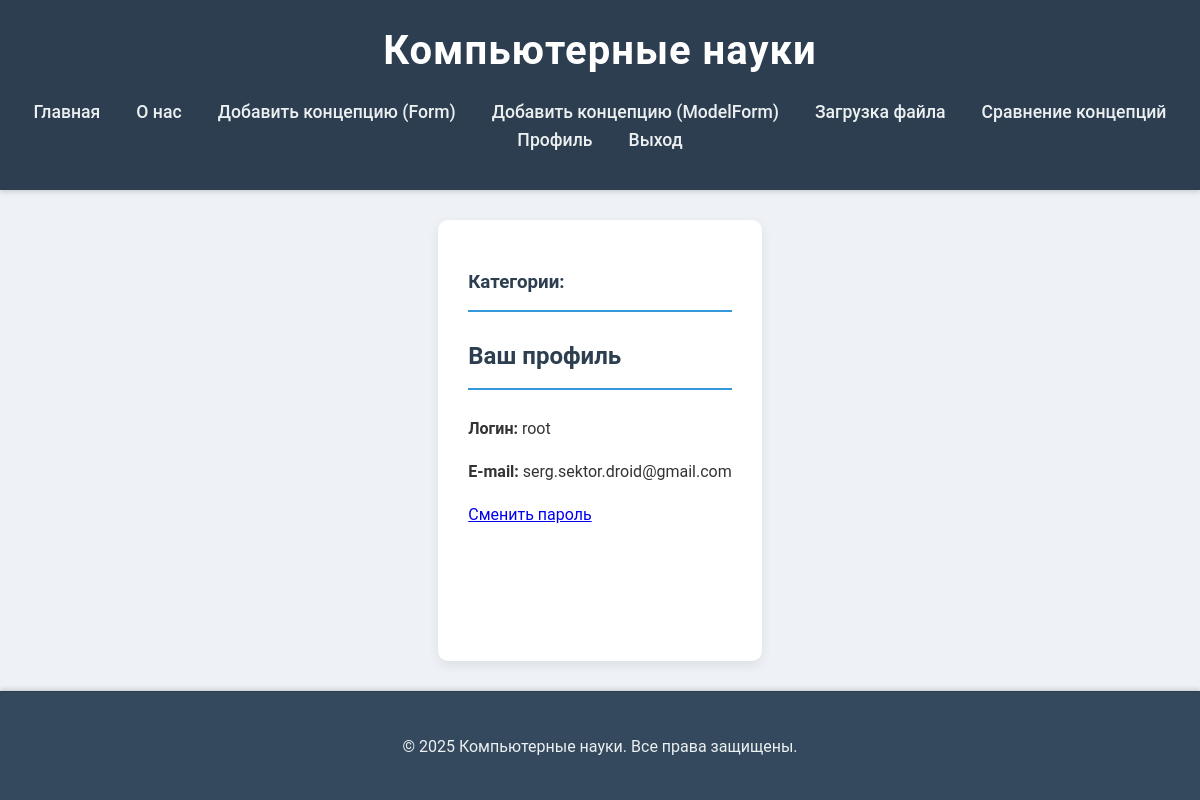
Before: /users/profile/ (signed in) with the older database file.
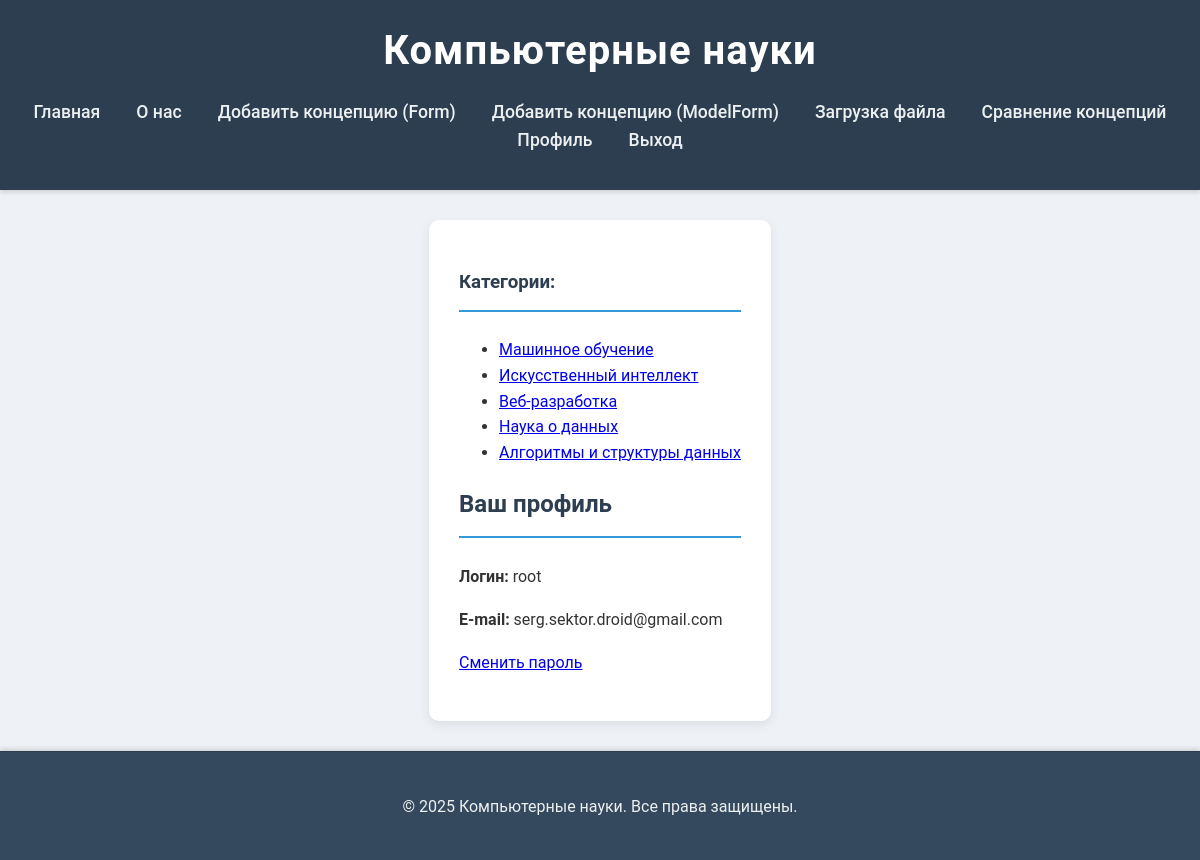
After: the same page with the newer database file.
### cs/models.py (models this page shows, shortened)
class FieldOfStudy(models.Model):
    name = models.CharField(max_length=255, verbose_name="Область науки")
    slug = models.SlugField(max_length=255, unique=True, db_index=True, verbose_name="URL")
    description = models.TextField(blank=True, verbose_name="Описание области")
    class Meta:
        verbose_name = "Область науки"
        verbose_name_plural = "Области науки"

### users/views.py (the view)
class ProfileView(LoginRequiredMixin, TemplateView):
    login_url = reverse_lazy('users:login')
    template_name = 'users/profile.html'
    def get_context_data(self, **kwargs):
        ctx = super().get_context_data(**kwargs)
        ctx['user'] = self.request.user
        return ctx

### cs/templatetags/cs_tags.py (called while the page is built)
@register.simple_tag()
def get_categories():
    return FieldOfStudy.objects.all() # Возвращаем все объекты FieldOfStudy

### users/templates/users/profile.html (shortened to what this page needs)
{% extends 'cs/base.html' %}
{% block content %}
  <h2>Ваш профиль</h2>
  <p><strong>Логин:</strong> {{ user.username }}</p>
  <p><strong>E-mail:</strong> {{ user.email }}</p>
  <p><a href="{% url 'users:password_change' %}">Сменить пароль</a></p>
{% endblock %}

### cs/templates/cs/base.html (shortened to what this page needs)
{% load static %}
{% load cs_tags %}
<!DOCTYPE html>
<html lang="ru">
<head>
  <link rel="stylesheet" href="{% static 'cs/css/styles.css' %}">
</head>
<body>
  <header>
    <h1>{% block heading %}Компьютерные науки{% endblock %}</h1>
    <nav>
      <ul>
        <li><a href="{% url 'cs:home' %}">Главная</a></li>
        <li><a href="{% url 'cs:about' %}">О нас</a></li>
        <li><a href="{% url 'cs:add_concept_custom' %}">Добавить концепцию (Form)</a></li>
        <li><a href="{% url 'cs:add_concept_model' %}">Добавить концепцию (ModelForm)</a></li>
        <li><a href="{% url 'cs:upload_file' %}">Загрузка файла</a></li>
        <li><a href="{% url 'cs:compare' %}">Сравнение концепций</a></li>
        {% if user.is_authenticated %}
          <li><a href="{% url 'users:profile' %}">Профиль</a></li>
          <li><a href="{% url 'users:logout' %}">Выход</a></li>
        {% else %}
          <li><a href="{% url 'users:login' %}">Вход</a></li>
          <li><a href="{% url 'users:password_reset' %}">Забыли пароль?</a></li>
        {% endif %}
      </ul>
    </nav>
  </header>
  <div class="container">
    <div class="categories my-3">
      <h3>Категории:</h3>
      {% get_categories as cats %}
      <ul>
        {% for cat in cats %}
          <li><a href="{% url 'cs:field_of_study_detail' field_of_study_slug=cat.slug %}">{{ cat.name }}</a></li>
        {% endfor %}
      </ul>
    </div>
    <main>
      {% block content %}{% endblock %}
    </main>
  </div>
  <footer>
    <p>&copy; 2025 Компьютерные науки. Все права защищены.</p>
  </footer>
</body>
</html>

Changed rows visible on the page:
added FieldOfStudy: name "Машинное обучение"
added FieldOfStudy: name "Искусственный интеллект"
added FieldOfStudy: name "Веб-разработка"
added FieldOfStudy: name "Наука о данных"
added FieldOfStudy: name "Алгоритмы и структуры данных"
